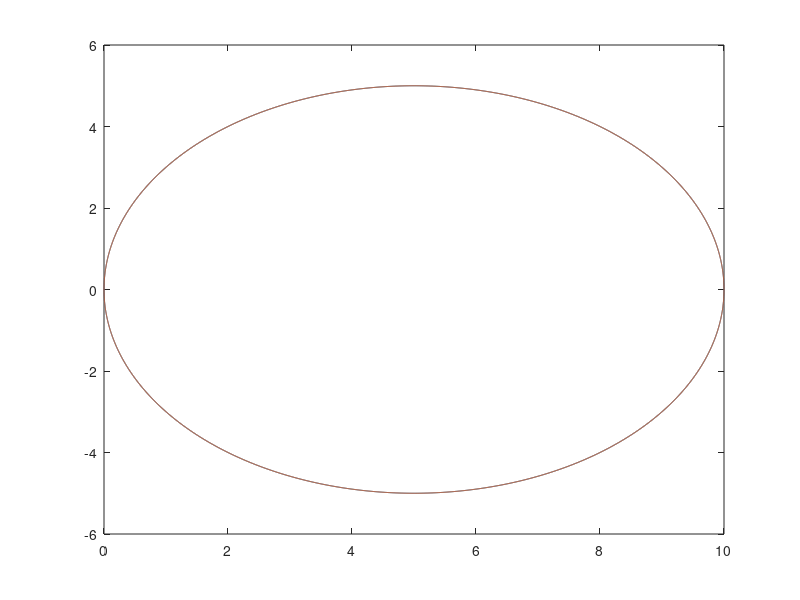

The MATLAB source for this figure:
%Neil Ashtekar
%Program to graph Mohr's circle given sigma_x, sigma_x, tau_xy

% Purpose: plot ALL THREE mohr's circles, find max-in plane shear, absolute max shear stress
% Inputs: sigma_x, sigma_x, tau_xy  =>  sx, sy, txy
% Processing:
% DRAWING CIRCLES
% - ask for inputs
% - find center: average sigmas
% - find radius: distance between two points
%     - two points: (sx, txy), (sy, -txy)
%     - r = sqrt((sx - sy)^2 + (2*txy)^2)/2
% - find distance between max x value and origin
%     - use this as diameter for next circle
%     - divide this distance by 2 to get radius
%     - graph a circle with this radius, centered at ((max x)/2 , 0)
%     - repeat this process: once for (center + radius), once for
%     (center-radius)
% 
% CALCULATIONS 
% - absolute max shear stress: maximum y value or largest circle (same as
% radius of largest circle
%     - must be greatest y value of ALL circles: use if statements to confirm 
% - max in-plane shear stress: max y value of the FIRST CIRCLE drawn (in
% the same plane as the two data points given and initially graphed)

% FIRST CIRCLE
sx = input('\nEnter the value of stress in the x-direction: \n');

sy = input('\nEnter the value of stress in the y-direction: \n');

txy = input('\nEnter the value of the shear stress: \n');

xc = (sx + sy)/2; %center on x-axis

r = sqrt((sx - sy)^2 + (2*txy)^2)/2; %dist formula between the two pts 

angle = 0:.001:2*pi; %angles for full circle 

x = r*cos(angle); %radius times sin or cos of angle gives circle graph
y = r*sin(angle);

plot(xc+x, y); %plot coordinates: add center pt to x
hold on

            % xaxisline = 0;
            % plot(axisline);
            % hold on

%%%%%%%%%%%%%%%%%%%%%%%%%%%%%%%%%%%%%%%%%%%%%%%%%%%%%%%%%%%%%%%%%%%%%%%%%%%
%SECOND CIRCLE

xc2 = (xc+r) / 2;
r2 = abs(xc2);

x2 = r2*cos(angle);
y2 = r2*sin(angle);

plot(xc2+x2, y2);
hold on

%%%%%%%%%%%%%%%%%%%%%%%%%%%%%%%%%%%%%%%%%%%%%%%%%%%%%%%%%%%%%%%%%%%%%%%%%%%
%THIRD CIRCLE

xc3 = (xc-r) / 2;
r3 = abs(xc3);

x3 = r3*cos(angle);
y3 = r3*sin(angle);

plot(xc3+x3, y3);


%%%%%%%%%%%%%%%%%%%%%%%%%%%%%%%%%%%%%%%%%%%%%%%%%%%%%%%%%%%%%%%%%%%%%%%%%%%
%%%%%%%%%%%%%%%%%%%%%%%%%%%%%%%%%%%%%%%%%%%%%%%%%%%%%%%%%%%%%%%%%%%%%%%%%%%
%TO FIND MAX ABSOLUTE SHEAR STRESS, MAX IN-PLANE SHEAR STRESS

t1 = max(abs(y));
t2 = max(abs(y2));
t3 = max(abs(y3));

%to find ABSOLUTE MAX shear stress: tmax
if t1 >= t2 && t1 >= t3
    tmax = t1;
end

if t2 >= t1 && t2 >= t3
    tmax = t2;
end

if t3 >= t2 && t3 >= t1
    tmax = t3;
end

iptmax = t1; %max IN-PLANE shear stress: iptmax 

fprintf('\nThe maximum in-plane shear stress is %1.2f and the absolute max shear stress is %1.2f. \n', iptmax, tmax)
